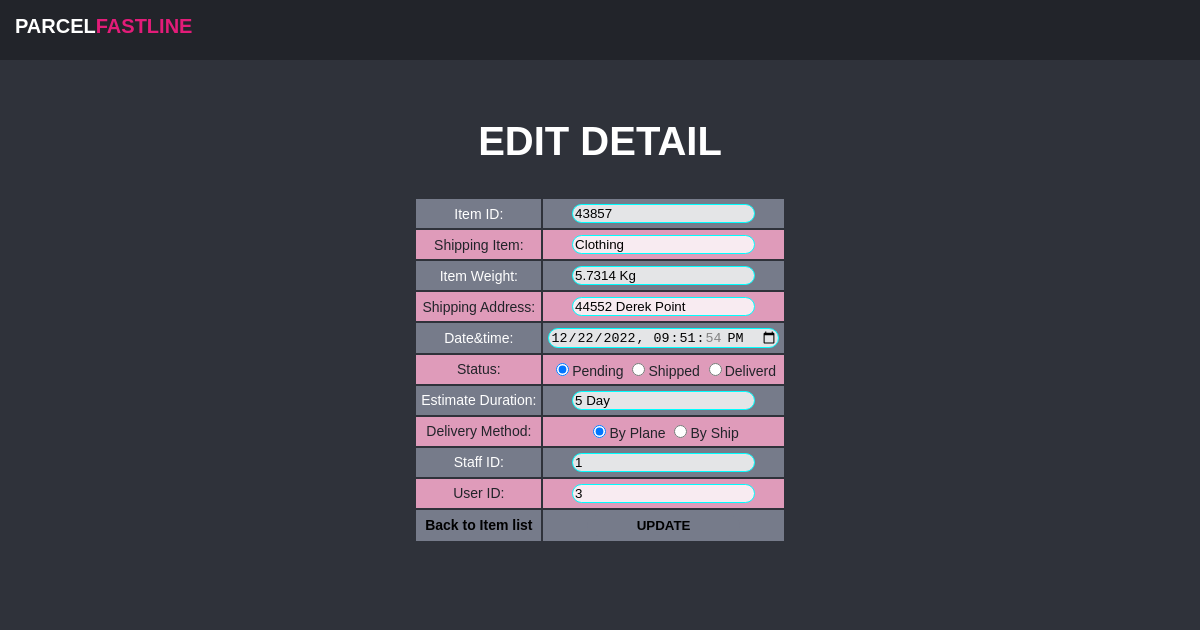
Page /EditDetail.php?id=43857 on the committed database.
### tables this page shows
CREATE TABLE `inventory_record` (
  `Item_ID` int(25) NOT NULL,
  `Shipping_Item` varchar(50) NOT NULL,
  `Item_Weight` double NOT NULL,
  `Shipping_Address` varchar(50) NOT NULL,
  `Date&Time` datetime NOT NULL DEFAULT current_timestamp(),
  `Status` enum('Pending','Shipped','Delivered') NOT NULL,
  `Estimate_Duration` int(25) NOT NULL,
  `Delivery_Method` enum('By Ship','By Plane') NOT NULL,
  `Staff_ID` int(25) NOT NULL,
  `User_ID` int(25) NOT NULL
);

### EditDetail.php (the view, shortened to what this page needs)
<?php
include 'db.php';
$id = $_GET['id'];
?>
<!DOCTYPE html>
<html lang="en">
<head>
		<link rel="stylesheet" href="AdminPage.css">
</head>
<body style="background-color: #2f323a;">
<header>
	<div class="top">
		<h1>Parcel<span>Fastline</span></h1>
	</div>
</header>
    <?php
    $query = "SELECT * FROM `inventory_record` WHERE Item_ID = '$id'";
    $results = mysqli_query($connection, $query);
    $row = mysqli_fetch_assoc($results);
    ?>
		<div id="editdetail">
			<h2>Edit Detail</h2>
			<form action="#" method = 'post'>
				<Table class="detaillist">
					<tr>
						<td>Item ID: </td>
						<td><input type="text" value="<?php echo $row['Item_ID']; ?>" name="txtItem_ID"></td>
					</tr>
					<tr>
						<td>Shipping Item: </td>
						<td><input type="text" value="<?php echo $row['Shipping_Item']; ?>" name="txtShipping_Item"></td>
					</tr>
					<tr>
						<td>Item Weight: </td>
						<td><input type="text" value="<?php echo $row['Item_Weight']. ' Kg'; ?>" name="txtWeight"></td>
					</tr>
					<tr>
						<td>Shipping Address: </td>
						<td><input type="text" value="<?php echo $row['Shipping_Address']; ?>" name="txtAddress"></td>
					</tr>
					<tr>
						<td>Date&time: </td>
						<td><input type="datetime-local" value="<?php echo $row['Date&Time']; ?>" name="txtDT"></td>
					</tr>
					<tr>
						<td>Status: </td>
						<td><?php $Status = $row['Status']; ?>
							<label>
									<input type="radio" name="txtStatus" <?php if($Status == "Pending") echo "checked"; ?> value = "Pending">Pending
							</label>
							<label>
									<input type="radio" name="txtStatus" <?php if($Status == "Shipped") echo "checked"; ?> value = "Shipped">Shipped
							</label>
							<label>
									<input type="radio" name="txtStatus" <?php if($Status == "Deliverd") echo "checked"; ?> value = "Deliverd">Deliverd
							</label>
						</td>
					</tr>
					<tr>
						<td>Estimate Duration: </td>
						<td><input type="text" value="<?php echo $row['Estimate_Duration']. ' Day'; ?>" name="txtED"></td>
					</tr>
					<tr>
						<td>Delivery Method: </td>
						<td><?php $DeliveryMethod = $row['Delivery_Method']; ?>
							<label>
									<input type="radio" name="txtDM" <?php if($DeliveryMethod != "By Ship") echo "checked"; ?> value = "By Plane">By Plane
							</label>
							<label>
									<input type="radio" name="txtDM" <?php if($DeliveryMethod != "By Plane") echo "checked"; ?> value = "By Ship">By Ship
							</label>
						</td>
					</tr>
					<tr>
						<td>Staff ID: </td>
						<td><input type="text" value="<?php echo $row['Staff_ID']; ?>" name="txtStaff_ID"></td>
					</tr>
					<tr>
						<td>User ID: </td>
						<td><input type="text" value="<?php echo $row['User_ID']; ?>" name="txtUser_ID"></td>
					</tr>
					<tr>
						<td><b><a href="Admin.php">Back to Item list</a></b></td>
						<td><button class="Update" type="submit" value="Update" name="btnUpdate"><span class="send-text">UPDATE</span></button></td>
					</tr>
			</form>
		</div>
</body>
</html>

### AdminPage.css (style rules this page uses)
:root { --c1:#E31C79; --c2:#fff; --c3:#22242A; --c4:#2f323a; --c5:#767b8a; --c6:#df5d9a; --c7:#df9bba; }
body { margin: 0; padding: 0; box-sizing: border-box; font-family: Arial, Helvetica, sans-serif; }
header { display: block; position: fixed; background:var(--c3); padding: 15px; width: 100%; height: 30px; z-index: 9; top: 0px; }
.top h1 { color: var(--c2); margin: 0; text-transform: uppercase; font-size: 20px; font-weight: 900; }
.top span { color:var(--c1); }
#itemlist tr, td { padding-left: 10px; padding-right: 10px; padding: 5px; }
#displayfeedback tr, td { padding-left: 10px; padding-right: 10px; padding: 5px; }
#editdetail { padding: 60px; position: relative; top: 26px; background-color: var(--c4); color: var(--c2); }
#editdetail h2 { display: flex; justify-content: center; font-size: 40px; text-transform: uppercase; }
#editdetail .detaillist { font-size: 14px; display: flex; justify-content: center; text-align: center; }
#editdetail tr, td { padding-left: 10px; padding-right: 10px; padding: 5px; }
#editdetail tr:nth-child(odd) td { background-color:var(--c5); color: var(--c2); }
#editdetail tr:nth-child(even) td { background-color:var(--c7); color: var(--c3); }
#editdetail a:any-link { color: black; text-decoration: none; }
#editdetail input { background-color: rgba(255, 255, 255, 0.8); border: 1px solid aqua ; border-radius: 10px; }
#editdetail .Update { background-color: var(--c5); border: none; padding: 3px; padding-left: 50px; padding-right: 50px; border-radius: 50px; font-weight: bold; }

### rows in the picture
inventory_record: txtItem_ID "43857", txtShipping_Item "Clothing", txtWeight "5.7314 Kg", txtAddress "44552 Derek Point", txtDT "12/22/2022 21:51:54", Status "☑ Pending", Status "☐ Shipped", Status "☐ Deliverd", txtED "5 Day", Delivery_Method "☑ By Plane", Delivery_Method "☐ By Ship", txtStaff_ID "1", txtUser_ID "3"
